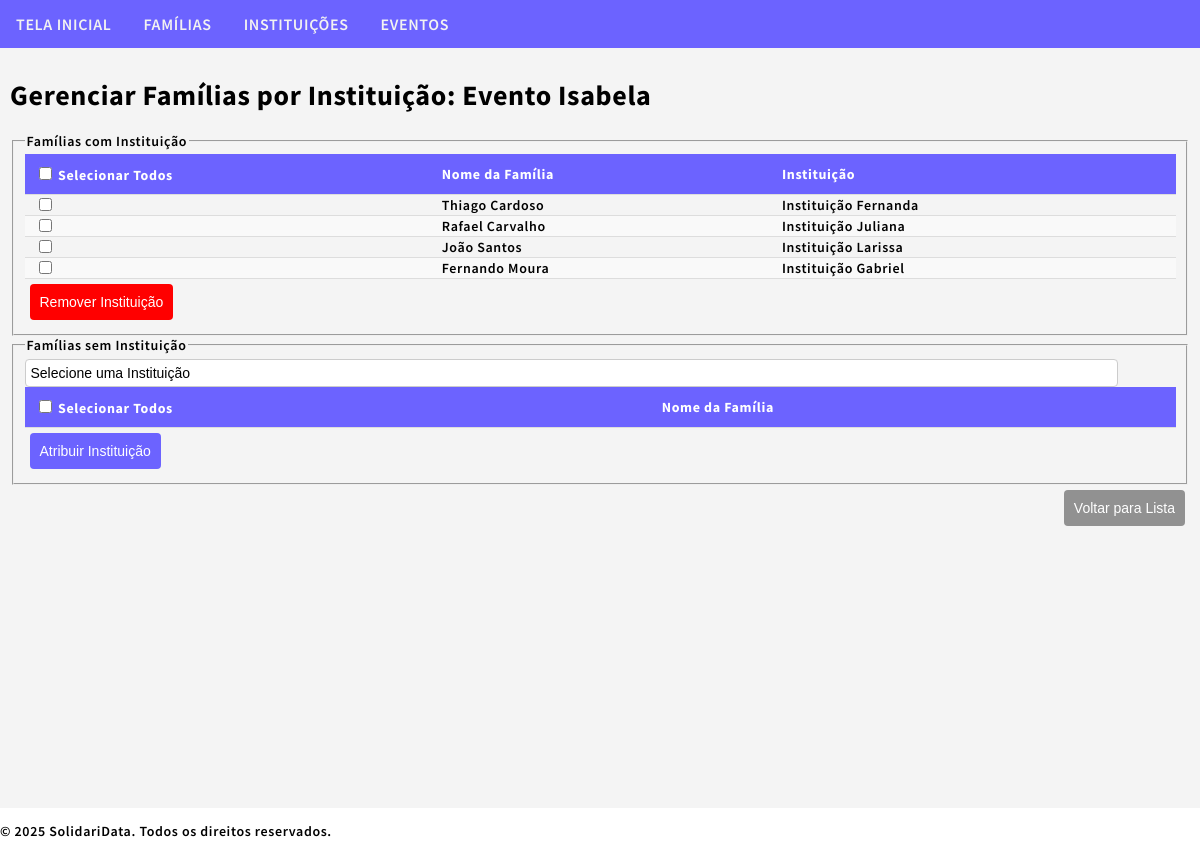
Screenshot of /sdata/events/18/manage-family-institution/ with the database file from the repository.
### sdata/models.py (models this page shows, shortened)
class Event(models.Model):
    event_id = models.AutoField(primary_key=True)
    event_name = models.CharField(max_length=100, db_index=True)
    event_date = models.DateField()
    event_location_street = models.CharField(max_length=65)
    event_location_number = models.CharField(max_length=10)
    event_location_neighborhood = models.CharField(max_length=65)
    event_location_city = models.CharField(max_length=65)
    event_location_state = models.CharField(max_length=2, choices=Family.BRAZILIAN_STATES, blank=True, default='SP')
    event_location_zipcode = models.CharField(max_length=10, blank=True)
    event_location_complement = models.CharField(max_length=255, blank=True)
    event_institution = models.ForeignKey(
        Institution,
        on_delete=models.SET_NULL,  # Use SET_NULL to allow the field to be null if the institution is deleted
        blank=True,
        null=True,  # Add null=True to allow null values
        related_name="events"
    )
    event_website = models.URLField(blank=True)
    event_social_media = models.CharField(max_length=255, blank=True)
    event_contact_person = models.CharField(max_length=100, blank=True)
    event_contact_phone = models.CharField(max_length=15, blank=True)
    event_contact_email = models.EmailField(blank=True)
    event_description = models.TextField(blank=True)
    event_note = models.TextField(blank=True)
    event_created = models.DateTimeField(auto_now_add=True)
    event_updated = models.DateTimeField(auto_now=True)

class FamilyEventInstitution(models.Model):
    family_event = models.OneToOneField(FamilyEvent, on_delete=models.CASCADE, related_name="institution_assignment", db_index=True)
    institution = models.ForeignKey(Institution, on_delete=models.CASCADE, related_name="assigned_family_events", db_index=True)
    assigned_date = models.DateTimeField(auto_now_add=True)
    served = models.BooleanField(default=False)

class FamilyEvent(models.Model):
    family_event_id = models.AutoField(primary_key=True)
    family_event_family = models.ForeignKey(Family, on_delete=models.CASCADE, related_name="family_events", db_index=True)
    family_event_event = models.ForeignKey(Event, on_delete=models.CASCADE, related_name="family_events", db_index=True)
    family_event_registration_date = models.DateTimeField(auto_now_add=True)
    served = models.BooleanField(default=False)  # Field to track if the family was served

class Family(models.Model):
    BRAZILIAN_STATES = [('AC', 'Acre'),('AL', 'Alagoas'),('AP', 'Amapá'),('AM', 'Amazonas'),('BA', 'Bahia'),('CE', 'Ceará'),
        ('DF', 'Distrito Federal'),('ES', 'Espírito Santo'),('GO', 'Goiás'),('MA', 'Maranhão'),('MT', 'Mato Grosso'),
        ('MS', 'Mato Grosso do Sul'),('MG', 'Minas Gerais'),('PA', 'Pará'),('PB', 'Paraíba'),('PR', 'Paraná'),('PE', 'Pernambuco'),
        ('PI', 'Piauí'),('RJ', 'Rio de Janeiro'),('RN', 'Rio Grande do Norte'),('RS', 'Rio Grande do Sul'),('RO', 'Rondônia'),
        ('RR', 'Roraima'),('SC', 'Santa Catarina'),('SP', 'São Paulo'),('SE', 'Sergipe'),('TO', 'Tocantins'),
    ]
    family_id = models.AutoField(primary_key=True)
    family_representative_name = models.CharField(max_length=100, db_index=True)
    family_representative_gender = models.CharField(max_length=10, choices=[('masculino', 'Masculino'), ('feminino', 'Feminino'), ('outro', 'Outro')], blank=True)
    family_representative_birthdate = models.DateField(null=True, blank=True)
    family_representative_id = models.CharField(max_length=14, unique=True)
    family_address_street = models.CharField(max_length=65)
    family_address_number = models.CharField(max_length=10)
    family_address_neighborhood = models.CharField(max_length=65)
    family_address_city = models.CharField(max_length=65)
    family_address_state = models.CharField(max_length=2, choices=BRAZILIAN_STATES, blank=True, default='SP')
    family_address_zipcode = models.CharField(max_length=10, blank=True)
    family_address_complement = models.CharField(max_length=255, blank=True)
    family_phone = models.CharField(max_length=15, blank=True)
    family_note = models.TextField(blank=True)
    family_created = models.DateTimeField(auto_now_add=True)
    family_updated = models.DateTimeField(auto_now=True)

class Institution(models.Model):
    institution_id = models.AutoField(primary_key=True)
    institution_name = models.CharField(max_length=100, db_index=True)
    institution_type = models.CharField(max_length=11, choices=[('comunitária', 'Comunitária'), ('privada', 'Privada'), ('pública', 'Pública'), ('religiosa', 'Religiosa'), ('outra', 'Outra')], blank=True)
    institution_cnpj = models.CharField(max_length=18, unique=True, blank=True)
    institution_address_street = models.CharField(max_length=65)
    institution_address_number = models.CharField(max_length=10)
    institution_address_neighborhood = models.CharField(max_length=65)
    institution_address_city = models.CharField(max_length=65)
    institution_address_state = models.CharField(max_length=2, choices=Family.BRAZILIAN_STATES, blank=True, default='SP')
    institution_address_zipcode = models.CharField(max_length=10, blank=True)
    institution_address_complement = models.CharField(max_length=255, blank=True)
    institution_phone = models.CharField(max_length=15, blank=True)
    institution_email = models.EmailField(blank=True)
    institution_website = models.URLField(blank=True)
    institution_social_media = models.CharField(max_length=255, blank=True)
    institution_description = models.TextField(blank=True)
    institution_note = models.TextField(blank=True)
    institution_created = models.DateTimeField(auto_now_add=True)
    institution_updated = models.DateTimeField(auto_now=True)

### sdata/views.py (the view, shortened to what this page needs)
# urls.py: path('sdata/events/<int:event_pk>/manage-family-institution/', views.manage_family_institution, name='manage_family_institution'),
def manage_family_institution(request, event_pk):
    event = get_object_or_404(Event, pk=event_pk)
    families_with_institution = FamilyEventInstitution.objects.filter(family_event__family_event_event=event)
    families_without_institution = FamilyEvent.objects.filter(family_event_event=event).exclude(
        pk__in=families_with_institution.values_list('family_event', flat=True)
    )
    institutions = Institution.objects.filter(institution_events__institution_event_event=event)
    return render(request, 'sdata/manage_family_institution.html', {
        'event': event,
        'families_with_institution': families_with_institution,
        'families_without_institution': families_without_institution,
        'institutions': institutions,
    })

### sdata/templates/sdata/manage_family_institution.html (shortened to what this page needs)
{% extends "sdata/base.html" %}
{% block content %}
<h1>Gerenciar Famílias por Instituição: {{ event.event_name }}</h1>
<fieldset>
    <legend>Famílias com Instituição</legend>
    <form id="unassign-form" method="post">
        <table id="families_with_institution_table">
            <thead>
                <tr>
                    <th>
                        <input type="checkbox" id="select_all_with_institution" onclick="toggleSelectAll(this, 'with-institution-checkbox')">
                        Selecionar Todos
                    </th>
                    <th>Nome da Família</th>
                    <th>Instituição</th>
                </tr>
            </thead>
            <tbody>
                {% for assignment in families_with_institution %}
                <tr>
                    <td><input type="checkbox" name="selected_families" value="{{ assignment.family_event.pk }}" class="with-institution-checkbox"></td>
                    <td>{{ assignment.family_event.family_event_family.family_representative_name }}</td>
                    <td>{{ assignment.institution.institution_name }}</td>
                </tr>
                {% endfor %}
            </tbody>
        </table>
        <button type="button" class="btn-danger" onclick="unassignInstitution()">Remover Instituição</button>
    </form>
</fieldset>
<fieldset>
    <legend>Famílias sem Instituição</legend>
    <form id="assign-form" method="post">
        <select id="institution_select" name="selected_institution">
            <option value="">Selecione uma Instituição</option>
        </select>
        <table id="families_without_institution_table">
            <thead>
                <tr>
                    <th>
                        <input type="checkbox" id="select_all_without_institution" onclick="toggleSelectAll(this, 'without-institution-checkbox')">
                        Selecionar Todos
                    </th>
                    <th>Nome da Família</th>
                </tr>
            </thead>
        </table>
        <button type="button" class="btn-primary" onclick="assignInstitution()">Atribuir Instituição</button>
    </form>
</fieldset>
<div class="form-actions">
    <button type="button" class="btn-secondary" onclick="window.location.href='{% url 'event_family_list' event.pk %}'">
        Voltar para Lista
    </button>
</div>
{% endblock %}

### sdata/static/sdata/styles.css (style rules this page uses)
body { margin:0; font: 600 14px 'Source Sans Pro', sans-serif; letter-spacing: 0.64px; color: #000000; }
input { width: auto; padding: 5px; border: 1px solid #ccc; border-radius: 4px; }
button { display: inline-block; padding: 10px 10px; margin: 5px 5px; border: none; border-radius: 4px; font-size: 14px; cursor: pointer; transition: 0.5s; }
button.btn-primary { background-color: #6c63ff; color: #fff; }
button.btn-secondary { background-color: #919191; color: #fff; }
button.btn-danger { background-color: red; color: #fff; }
select { border: 1px solid #ccc; padding: 5px; border-radius: 4px; font-size: 14px; width: 95%; box-sizing: border-box; background-color: #fff; appearance: none; }
.form-actions { text-align: right; }
table { width: 100%; border-collapse: collapse; margin: 0px 0; table-layout: auto; border-collapse: collapse; }
th, td { padding: 10px; text-align: left; border-bottom: 1px solid #ddd; margin: 0px 10px; width: auto; }
th { background-color: #6c63ff; text-align: left; color: white; }
td { padding: 0px 10px; }
tbody > tr:nth-of-type(even) { background-color: #f9f9f9; }

### rows the page displays
Event: event_name "Evento Isabela"
FamilyEventInstitution: family_event.family_event_family.family_representative_name "Thiago Cardoso", institution.institution_name "Instituição Fernanda"
FamilyEventInstitution: family_event.family_event_family.family_representative_name "Rafael Carvalho", institution.institution_name "Instituição Juliana"
FamilyEventInstitution: family_event.family_event_family.family_representative_name "João Santos", institution.institution_name "Instituição Larissa"
FamilyEventInstitution: family_event.family_event_family.family_representative_name "Fernando Moura", institution.institution_name "Instituição Gabriel"
